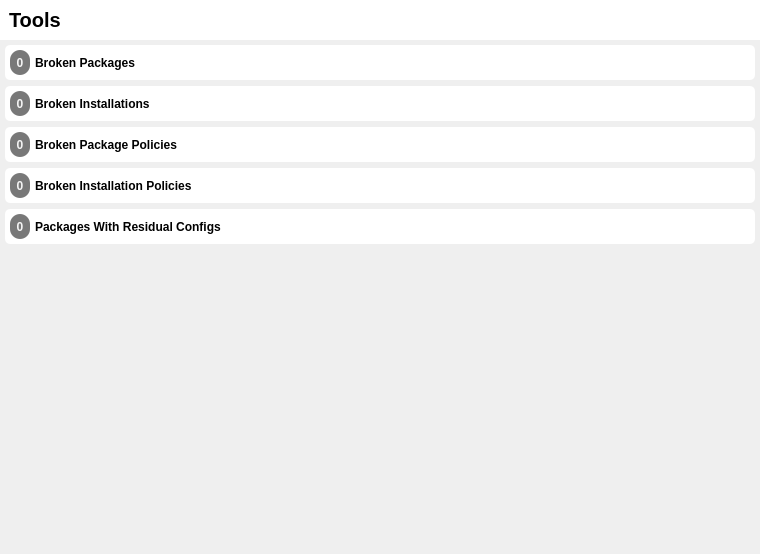
<?xml version="1.0" encoding="UTF-8"?>
<ui version="4.0">
 <class>ToolsView</class>
 <widget class="QWidget" name="ToolsView">
  <property name="geometry">
   <rect>
    <x>0</x>
    <y>0</y>
    <width>760</width>
    <height>554</height>
   </rect>
  </property>
  <property name="windowTitle">
   <string>Form</string>
  </property>
  <layout class="QVBoxLayout" name="verticalLayout">
   <property name="spacing">
    <number>0</number>
   </property>
   <property name="leftMargin">
    <number>0</number>
   </property>
   <property name="topMargin">
    <number>0</number>
   </property>
   <property name="rightMargin">
    <number>0</number>
   </property>
   <property name="bottomMargin">
    <number>0</number>
   </property>
   <item>
    <widget class="QWidget" name="widget" native="true">
     <property name="minimumSize">
      <size>
       <width>0</width>
       <height>40</height>
      </size>
     </property>
     <property name="maximumSize">
      <size>
       <width>16777215</width>
       <height>40</height>
      </size>
     </property>
     <property name="styleSheet">
      <string notr="true">background: #fff;</string>
     </property>
     <layout class="QVBoxLayout" name="verticalLayout_2">
      <item>
       <widget class="QLabel" name="label">
        <property name="font">
         <font>
          <pointsize>15</pointsize>
          <weight>75</weight>
          <bold>true</bold>
         </font>
        </property>
        <property name="text">
         <string>Tools</string>
        </property>
       </widget>
      </item>
     </layout>
    </widget>
   </item>
   <item>
    <layout class="QHBoxLayout" name="horizontalLayout">
     <property name="spacing">
      <number>0</number>
     </property>
     <item>
      <spacer name="verticalSpacer">
       <property name="orientation">
        <enum>Qt::Vertical</enum>
       </property>
       <property name="sizeHint" stdset="0">
        <size>
         <width>0</width>
         <height>0</height>
        </size>
       </property>
      </spacer>
     </item>
     <item>
      <widget class="QWidget" name="widget_2" native="true">
       <layout class="QVBoxLayout" name="verticalLayout_3">
        <property name="leftMargin">
         <number>5</number>
        </property>
        <property name="topMargin">
         <number>5</number>
        </property>
        <property name="rightMargin">
         <number>5</number>
        </property>
        <property name="bottomMargin">
         <number>5</number>
        </property>
        <item>
         <widget class="QWidget" name="BP" native="true">
          <property name="minimumSize">
           <size>
            <width>0</width>
            <height>35</height>
           </size>
          </property>
          <property name="maximumSize">
           <size>
            <width>16777215</width>
            <height>35</height>
           </size>
          </property>
          <property name="styleSheet">
           <string notr="true">background: #fff; border-radius: 5px;</string>
          </property>
          <layout class="QHBoxLayout" name="LBP">
           <property name="spacing">
            <number>5</number>
           </property>
           <property name="leftMargin">
            <number>5</number>
           </property>
           <property name="topMargin">
            <number>5</number>
           </property>
           <property name="rightMargin">
            <number>5</number>
           </property>
           <property name="bottomMargin">
            <number>5</number>
           </property>
           <item>
            <widget class="QLabel" name="numBP">
             <property name="minimumSize">
              <size>
               <width>20</width>
               <height>0</height>
              </size>
             </property>
             <property name="maximumSize">
              <size>
               <width>20</width>
               <height>16777215</height>
              </size>
             </property>
             <property name="font">
              <font>
               <weight>75</weight>
               <bold>true</bold>
              </font>
             </property>
             <property name="styleSheet">
              <string notr="true">background-color: rgb(120, 120, 120); color: rgb(244, 244, 244); border-radius: 10px;</string>
             </property>
             <property name="text">
              <string>0</string>
             </property>
             <property name="alignment">
              <set>Qt::AlignCenter</set>
             </property>
            </widget>
           </item>
           <item>
            <widget class="QLabel" name="label_2">
             <property name="font">
              <font>
               <weight>75</weight>
               <bold>true</bold>
              </font>
             </property>
             <property name="styleSheet">
              <string notr="true">background: #fff;</string>
             </property>
             <property name="text">
              <string>Broken Packages</string>
             </property>
            </widget>
           </item>
           <item>
            <spacer name="horizontalSpacer">
             <property name="orientation">
              <enum>Qt::Horizontal</enum>
             </property>
             <property name="sizeHint" stdset="0">
              <size>
               <width>40</width>
               <height>20</height>
              </size>
             </property>
            </spacer>
           </item>
          </layout>
         </widget>
        </item>
        <item>
         <widget class="QWidget" name="BI" native="true">
          <property name="minimumSize">
           <size>
            <width>0</width>
            <height>35</height>
           </size>
          </property>
          <property name="maximumSize">
           <size>
            <width>16777215</width>
            <height>35</height>
           </size>
          </property>
          <property name="styleSheet">
           <string notr="true">background: #fff; border-radius: 5px;</string>
          </property>
          <layout class="QHBoxLayout" name="LBI">
           <property name="spacing">
            <number>5</number>
           </property>
           <property name="leftMargin">
            <number>5</number>
           </property>
           <property name="topMargin">
            <number>5</number>
           </property>
           <property name="rightMargin">
            <number>5</number>
           </property>
           <property name="bottomMargin">
            <number>5</number>
           </property>
           <item>
            <widget class="QLabel" name="numBI">
             <property name="sizePolicy">
              <sizepolicy hsizetype="Preferred" vsizetype="Preferred">
               <horstretch>0</horstretch>
               <verstretch>20</verstretch>
              </sizepolicy>
             </property>
             <property name="minimumSize">
              <size>
               <width>20</width>
               <height>0</height>
              </size>
             </property>
             <property name="font">
              <font>
               <weight>75</weight>
               <bold>true</bold>
              </font>
             </property>
             <property name="styleSheet">
              <string notr="true">background-color: rgb(120, 120, 120); color: rgb(244, 244, 244); border-radius: 10px;</string>
             </property>
             <property name="text">
              <string>0</string>
             </property>
             <property name="alignment">
              <set>Qt::AlignCenter</set>
             </property>
            </widget>
           </item>
           <item>
            <widget class="QLabel" name="label_3">
             <property name="font">
              <font>
               <weight>75</weight>
               <bold>true</bold>
              </font>
             </property>
             <property name="styleSheet">
              <string notr="true">background: #fff;</string>
             </property>
             <property name="text">
              <string>Broken Installations</string>
             </property>
            </widget>
           </item>
           <item>
            <spacer name="horizontalSpacer_2">
             <property name="orientation">
              <enum>Qt::Horizontal</enum>
             </property>
             <property name="sizeHint" stdset="0">
              <size>
               <width>40</width>
               <height>20</height>
              </size>
             </property>
            </spacer>
           </item>
          </layout>
         </widget>
        </item>
        <item>
         <widget class="QWidget" name="BPP" native="true">
          <property name="minimumSize">
           <size>
            <width>0</width>
            <height>35</height>
           </size>
          </property>
          <property name="maximumSize">
           <size>
            <width>16777215</width>
            <height>35</height>
           </size>
          </property>
          <property name="styleSheet">
           <string notr="true">background: #fff; border-radius: 5px;</string>
          </property>
          <layout class="QHBoxLayout" name="LBPP">
           <property name="spacing">
            <number>5</number>
           </property>
           <property name="leftMargin">
            <number>5</number>
           </property>
           <property name="topMargin">
            <number>5</number>
           </property>
           <property name="rightMargin">
            <number>5</number>
           </property>
           <property name="bottomMargin">
            <number>5</number>
           </property>
           <item>
            <widget class="QLabel" name="numBPP">
             <property name="sizePolicy">
              <sizepolicy hsizetype="Preferred" vsizetype="Preferred">
               <horstretch>0</horstretch>
               <verstretch>0</verstretch>
              </sizepolicy>
             </property>
             <property name="minimumSize">
              <size>
               <width>20</width>
               <height>0</height>
              </size>
             </property>
             <property name="maximumSize">
              <size>
               <width>20</width>
               <height>16777215</height>
              </size>
             </property>
             <property name="font">
              <font>
               <weight>75</weight>
               <bold>true</bold>
              </font>
             </property>
             <property name="styleSheet">
              <string notr="true">background-color: rgb(120, 120, 120); color: rgb(244, 244, 244); border-radius: 10px;</string>
             </property>
             <property name="text">
              <string>0</string>
             </property>
             <property name="alignment">
              <set>Qt::AlignCenter</set>
             </property>
            </widget>
           </item>
           <item>
            <widget class="QLabel" name="label_4">
             <property name="font">
              <font>
               <weight>75</weight>
               <bold>true</bold>
              </font>
             </property>
             <property name="styleSheet">
              <string notr="true">background: #fff;</string>
             </property>
             <property name="text">
              <string>Broken Package Policies</string>
             </property>
            </widget>
           </item>
           <item>
            <spacer name="horizontalSpacer_3">
             <property name="orientation">
              <enum>Qt::Horizontal</enum>
             </property>
             <property name="sizeHint" stdset="0">
              <size>
               <width>40</width>
               <height>20</height>
              </size>
             </property>
            </spacer>
           </item>
          </layout>
         </widget>
        </item>
        <item>
         <widget class="QWidget" name="BIP" native="true">
          <property name="minimumSize">
           <size>
            <width>0</width>
            <height>35</height>
           </size>
          </property>
          <property name="maximumSize">
           <size>
            <width>16777215</width>
            <height>35</height>
           </size>
          </property>
          <property name="styleSheet">
           <string notr="true">background: #fff; border-radius: 5px;</string>
          </property>
          <layout class="QHBoxLayout" name="LBIP">
           <property name="spacing">
            <number>5</number>
           </property>
           <property name="leftMargin">
            <number>5</number>
           </property>
           <property name="topMargin">
            <number>5</number>
           </property>
           <property name="rightMargin">
            <number>5</number>
           </property>
           <property name="bottomMargin">
            <number>5</number>
           </property>
           <item>
            <widget class="QLabel" name="numBIP">
             <property name="minimumSize">
              <size>
               <width>20</width>
               <height>0</height>
              </size>
             </property>
             <property name="maximumSize">
              <size>
               <width>20</width>
               <height>16777215</height>
              </size>
             </property>
             <property name="font">
              <font>
               <weight>75</weight>
               <bold>true</bold>
              </font>
             </property>
             <property name="styleSheet">
              <string notr="true">background-color: rgb(120, 120, 120); color: rgb(244, 244, 244); border-radius: 10px;</string>
             </property>
             <property name="text">
              <string>0</string>
             </property>
             <property name="alignment">
              <set>Qt::AlignCenter</set>
             </property>
            </widget>
           </item>
           <item>
            <widget class="QLabel" name="label_5">
             <property name="font">
              <font>
               <weight>75</weight>
               <bold>true</bold>
              </font>
             </property>
             <property name="styleSheet">
              <string notr="true">background: #fff;</string>
             </property>
             <property name="text">
              <string>Broken Installation Policies</string>
             </property>
            </widget>
           </item>
           <item>
            <spacer name="horizontalSpacer_4">
             <property name="orientation">
              <enum>Qt::Horizontal</enum>
             </property>
             <property name="sizeHint" stdset="0">
              <size>
               <width>40</width>
               <height>20</height>
              </size>
             </property>
            </spacer>
           </item>
          </layout>
         </widget>
        </item>
        <item>
         <widget class="QWidget" name="RCP" native="true">
          <property name="minimumSize">
           <size>
            <width>0</width>
            <height>35</height>
           </size>
          </property>
          <property name="maximumSize">
           <size>
            <width>16777215</width>
            <height>35</height>
           </size>
          </property>
          <property name="styleSheet">
           <string notr="true">background: #fff; border-radius: 5px;</string>
          </property>
          <layout class="QHBoxLayout" name="LRCP">
           <property name="spacing">
            <number>5</number>
           </property>
           <property name="leftMargin">
            <number>5</number>
           </property>
           <property name="topMargin">
            <number>5</number>
           </property>
           <property name="rightMargin">
            <number>5</number>
           </property>
           <property name="bottomMargin">
            <number>5</number>
           </property>
           <item>
            <widget class="QLabel" name="numRCP">
             <property name="minimumSize">
              <size>
               <width>20</width>
               <height>0</height>
              </size>
             </property>
             <property name="maximumSize">
              <size>
               <width>20</width>
               <height>16777215</height>
              </size>
             </property>
             <property name="font">
              <font>
               <weight>75</weight>
               <bold>true</bold>
              </font>
             </property>
             <property name="styleSheet">
              <string notr="true">background-color: rgb(120, 120, 120); color: rgb(244, 244, 244); border-radius: 10px;</string>
             </property>
             <property name="frameShape">
              <enum>QFrame::StyledPanel</enum>
             </property>
             <property name="frameShadow">
              <enum>QFrame::Plain</enum>
             </property>
             <property name="midLineWidth">
              <number>1</number>
             </property>
             <property name="text">
              <string>0</string>
             </property>
             <property name="textFormat">
              <enum>Qt::AutoText</enum>
             </property>
             <property name="scaledContents">
              <bool>false</bool>
             </property>
             <property name="alignment">
              <set>Qt::AlignCenter</set>
             </property>
             <property name="indent">
              <number>0</number>
             </property>
            </widget>
           </item>
           <item>
            <widget class="QLabel" name="label_7">
             <property name="font">
              <font>
               <weight>75</weight>
               <bold>true</bold>
              </font>
             </property>
             <property name="styleSheet">
              <string notr="true">background: #fff;</string>
             </property>
             <property name="text">
              <string>Packages With Residual Configs</string>
             </property>
            </widget>
           </item>
           <item>
            <spacer name="horizontalSpacer_5">
             <property name="orientation">
              <enum>Qt::Horizontal</enum>
             </property>
             <property name="sizeHint" stdset="0">
              <size>
               <width>40</width>
               <height>20</height>
              </size>
             </property>
            </spacer>
           </item>
          </layout>
         </widget>
        </item>
        <item>
         <spacer name="verticalSpacer_2">
          <property name="orientation">
           <enum>Qt::Vertical</enum>
          </property>
          <property name="sizeHint" stdset="0">
           <size>
            <width>0</width>
            <height>0</height>
           </size>
          </property>
         </spacer>
        </item>
       </layout>
      </widget>
     </item>
    </layout>
   </item>
   <item>
    <widget class="QWidget" name="widget_3" native="true"/>
   </item>
  </layout>
 </widget>
 <resources/>
 <connections/>
</ui>
